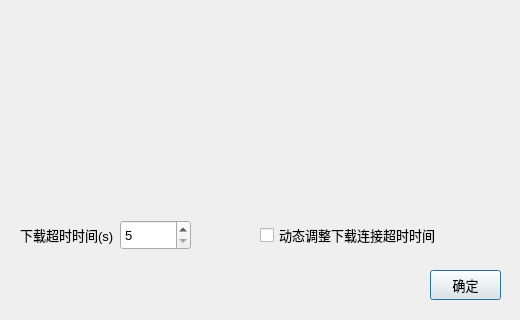
<?xml version="1.0" encoding="UTF-8"?>
<ui version="4.0">
 <class>Dialog</class>
 <widget class="QDialog" name="Dialog">
  <property name="geometry">
   <rect>
    <x>0</x>
    <y>0</y>
    <width>520</width>
    <height>320</height>
   </rect>
  </property>
  <property name="windowTitle">
   <string>Dialog</string>
  </property>
  <widget class="QWidget" name="verticalLayoutWidget">
   <property name="geometry">
    <rect>
     <x>20</x>
     <y>20</y>
     <width>481</width>
     <height>181</height>
    </rect>
   </property>
   <layout class="QVBoxLayout" name="verticalLayout">
    <property name="spacing">
     <number>0</number>
    </property>
    <property name="sizeConstraint">
     <enum>QLayout::SetMaximumSize</enum>
    </property>
   </layout>
  </widget>
  <widget class="QPushButton" name="confirmPushButton">
   <property name="geometry">
    <rect>
     <x>430</x>
     <y>270</y>
     <width>71</width>
     <height>30</height>
    </rect>
   </property>
   <property name="font">
    <font>
     <pointsize>10</pointsize>
    </font>
   </property>
   <property name="cursor">
    <cursorShape>PointingHandCursor</cursorShape>
   </property>
   <property name="text">
    <string>确定</string>
   </property>
  </widget>
  <widget class="QLabel" name="label">
   <property name="geometry">
    <rect>
     <x>20</x>
     <y>220</y>
     <width>101</width>
     <height>30</height>
    </rect>
   </property>
   <property name="minimumSize">
    <size>
     <width>0</width>
     <height>30</height>
    </size>
   </property>
   <property name="font">
    <font>
     <pointsize>10</pointsize>
    </font>
   </property>
   <property name="text">
    <string>下载超时时间(s)</string>
   </property>
  </widget>
  <widget class="QSpinBox" name="timeoutSpinBox">
   <property name="geometry">
    <rect>
     <x>120</x>
     <y>220</y>
     <width>71</width>
     <height>30</height>
    </rect>
   </property>
   <property name="minimumSize">
    <size>
     <width>0</width>
     <height>30</height>
    </size>
   </property>
   <property name="font">
    <font>
     <pointsize>10</pointsize>
    </font>
   </property>
   <property name="minimum">
    <number>5</number>
   </property>
   <property name="maximum">
    <number>300</number>
   </property>
  </widget>
  <widget class="QCheckBox" name="autoAdjustTimeoutCheckBox">
   <property name="geometry">
    <rect>
     <x>260</x>
     <y>220</y>
     <width>211</width>
     <height>30</height>
    </rect>
   </property>
   <property name="minimumSize">
    <size>
     <width>0</width>
     <height>30</height>
    </size>
   </property>
   <property name="font">
    <font>
     <pointsize>10</pointsize>
    </font>
   </property>
   <property name="cursor">
    <cursorShape>PointingHandCursor</cursorShape>
   </property>
   <property name="text">
    <string>动态调整下载连接超时时间</string>
   </property>
  </widget>
 </widget>
 <resources/>
 <connections/>
</ui>
